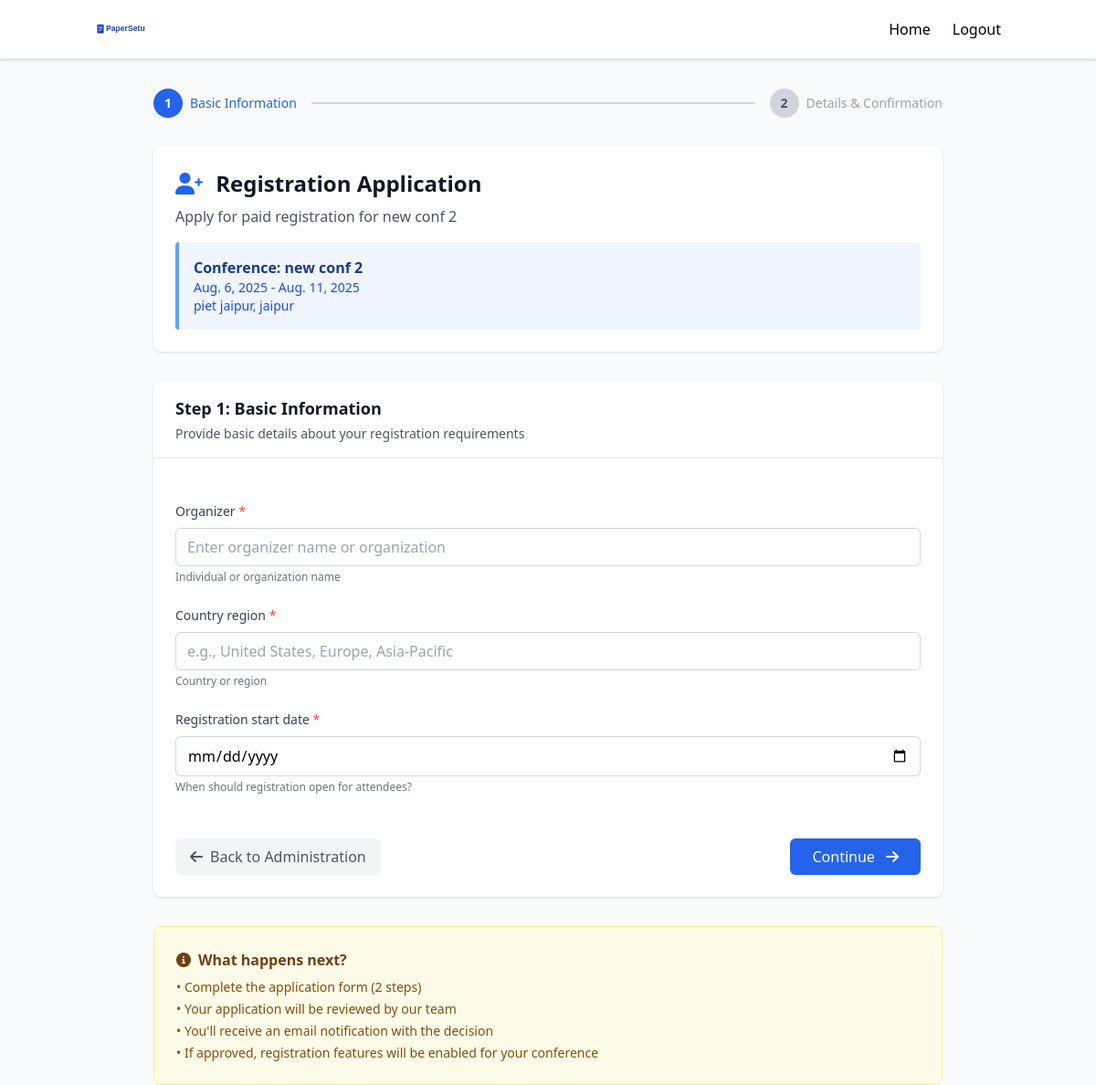
Screenshot of /dashboard/conference/8/registration/apply/step1/ (signed in) with the database file from the repository.
### conference/models.py (models this page shows, shortened)
class Conference(models.Model):
    name = models.CharField(max_length=255)
    acronym = models.CharField(max_length=50, blank=True)
    web_page = models.URLField(blank=True)
    venue = models.CharField(max_length=255, blank=True)
    city = models.CharField(max_length=100, blank=True)
    country = models.CharField(max_length=100, blank=True)
    estimated_submissions = models.IntegerField(null=True, blank=True)
    start_date = models.DateField()
    end_date = models.DateField()
    primary_area = models.CharField(max_length=50, choices=AREA_CHOICES, default='AI')
    secondary_area = models.CharField(max_length=50, choices=AREA_CHOICES, default='AI')
    area_notes = models.TextField(blank=True)
    organizer = models.CharField(max_length=255, blank=True)
    organizer_web_page = models.URLField(blank=True)
    contact_phone = models.CharField(max_length=20, blank=True)
    role = models.CharField(max_length=100, blank=True)
    is_approved = models.BooleanField(default=False)
    requested_by = models.ForeignKey(User, on_delete=models.CASCADE, related_name='requested_conferences', null=True, blank=True)
    description = models.TextField(blank=True)
    chair = models.ForeignKey(User, on_delete=models.CASCADE, related_name='chaired_conferences')
    status = models.CharField(max_length=20, choices=[('upcoming', 'Upcoming'), ('live', 'Live'), ('completed', 'Completed')], default='upcoming')
    invite_link = models.CharField(max_length=255, blank=True)
    created_at = models.DateTimeField(auto_now_add=True)
    paper_submission_deadline = models.DateField(null=True, blank=True)
    paper_format = models.CharField(max_length=10, choices=[('pdf', 'PDF'), ('docx', 'DOCX')], default='pdf')
    contact_email = models.EmailField(blank=True, help_text="Main contact email for the conference")
    registration_fee = models.DecimalField(max_digits=10, decimal_places=2, null=True, blank=True, help_text="Registration fee amount")
    theme_domain = models.CharField(max_length=255, blank=True, help_text="Conference theme or domain")
    blind_review = models.BooleanField(default=True)
    abstract_required = models.BooleanField(default=True)
    multiple_authors_allowed = models.BooleanField(default=True)
    submission_deadline = models.DateTimeField(null=True, blank=True, help_text="Final submission deadline")
    max_paper_length = models.IntegerField(default=10)
    allow_supplementary = models.BooleanField(default=False)
    reviewers_per_paper = models.IntegerField(default=3)
    review_deadline = models.DateTimeField(null=True, blank=True, help_text="Review submission deadline")
    paper_bidding_enabled = models.BooleanField(default=False, help_text="Enable paper bidding for reviewers")
    review_form_enabled = models.BooleanField(default=True)
    confidence_scores_enabled = models.BooleanField(default=True)
    allow_rebuttal_phase = models.BooleanField(default=False, help_text="Enable author rebuttal phase")
    rebuttal_deadline = models.DateTimeField(null=True, blank=True, help_text="Rebuttal submission deadline")
    rebuttal_word_limit = models.IntegerField(default=500, help_text="Word limit for rebuttals")
    decision_deadline = models.DateTimeField(null=True, blank=True, help_text="Final decision deadline")
    camera_ready_deadline = models.DateTimeField(null=True, blank=True, help_text="Camera-ready submission deadline")

### dashboard/views.py (the view)
# urls.py: path('conference/<int:conf_id>/registration/apply/step1/', views.registration_application_step1, name='registration_application_step1'),
@login_required
def registration_application_step1(request, conf_id):
    conference = get_object_or_404(Conference, id=conf_id)
    user = request.user
    if conference.chair != user:
        return render(request, 'dashboard/forbidden.html', {
            'message': 'Only the conference chair can apply for registration.'
        })
    try:
        existing_app = RegistrationApplication.objects.get(conference=conference)
        if existing_app.status == 'approved':
            messages.info(request, 'Registration has already been approved for this conference.')
            return redirect('dashboard:registration_status', conf_id=conf_id)
        elif existing_app.status == 'pending':
            messages.info(request, 'Your registration application is pending review.')
            return redirect('dashboard:registration_status', conf_id=conf_id)
    except RegistrationApplication.DoesNotExist:
        pass
    if request.method == 'POST':
        form = RegistrationApplicationStepOneForm(request.POST)
        if form.is_valid():
            cleaned_data = form.cleaned_data.copy()
            if 'registration_start_date' in cleaned_data:
                cleaned_data['registration_start_date'] = cleaned_data['registration_start_date'].isoformat()
            request.session['registration_step1'] = cleaned_data
            return redirect('dashboard:registration_application_step2', conf_id=conf_id)
    else:
        form = RegistrationApplicationStepOneForm()
    context = {
        'conference': conference,
        'form': form,
        'step': 1,
        'total_steps': 2,
    }
    return render(request, 'dashboard/registration_application_step1.html', context)

### conference/forms.py
class RegistrationApplicationStepOneForm(forms.ModelForm):
    registration_start_date = forms.DateField(
        widget=forms.DateInput(attrs={'type': 'date'}),
        help_text="When should registration open for attendees?"
    )
    class Meta:
        model = RegistrationApplication
        fields = ['organizer', 'country_region', 'registration_start_date']
        widgets = {
            'organizer': forms.TextInput(attrs={
                'placeholder': 'Enter organizer name or organization',
                'class': 'w-full px-3 py-2 border border-gray-300 rounded-md focus:outline-none focus:ring-2 focus:ring-blue-500'
            }),
            'country_region': forms.TextInput(attrs={
                'placeholder': 'e.g., United States, Europe, Asia-Pacific',
                'class': 'w-full px-3 py-2 border border-gray-300 rounded-md focus:outline-none focus:ring-2 focus:ring-blue-500'
            }),
        }

### templates/dashboard/registration_application_step1.html (shortened to what this page needs)
<!DOCTYPE html>
<html lang="en">
<head>
    <script src="https://cdn.tailwindcss.com"></script>
    <link rel="stylesheet" href="https://cdnjs.cloudflare.com/ajax/libs/font-awesome/6.0.0/css/all.min.css">
</head>
<body class="bg-gray-50 min-h-screen">
    <nav class="bg-white shadow mb-8 border-b border-gray-200">
        <div class="container mx-auto px-4 py-4 flex justify-between items-center">
            <div class="text-2xl font-bold text-blue-700">
                <svg class="w-24 h-auto mr-2 inline" viewBox="0 0 200 50" xmlns="http://www.w3.org/2000/svg">
                    <text x="25" y="25" font-family="Arial, sans-serif" font-size="18" font-weight="bold" fill="#1e40af">PaperSetu</text>
                </svg>
            </div>
            <ul class="flex space-x-6">
                <li><a href="/home/" class="hover:text-blue-600">Home</a></li>
                <li><a href="/accounts/logout/">Logout</a></li>
            </ul>
        </div>
    </nav>
    <main class="container mx-auto px-4 max-w-4xl">
        <div class="mb-8">
            <div class="flex items-center">
                <div class="flex items-center text-blue-600">
                    <div class="rounded-full bg-blue-600 text-white w-8 h-8 flex items-center justify-center text-sm font-semibold">1</div>
                    <span class="ml-2 text-sm font-medium">Basic Information</span>
                </div>
                <div class="flex-1 h-0.5 bg-gray-300 mx-4"></div>
                <div class="flex items-center text-gray-400">
                    <div class="rounded-full bg-gray-300 text-gray-600 w-8 h-8 flex items-center justify-center text-sm font-semibold">2</div>
                    <span class="ml-2 text-sm font-medium">Details & Confirmation</span>
                </div>
            </div>
        </div>
        <div class="bg-white rounded-lg shadow p-6 mb-8">
            <h1 class="text-2xl font-bold text-gray-900 mb-2">
                <i class="fas fa-user-plus text-blue-600 mr-2"></i>
                Registration Application
            </h1>
            <p class="text-gray-600">Apply for paid registration for {{ conference.name }}</p>
            <div class="mt-4 p-4 bg-blue-50 border-l-4 border-blue-400 rounded">
                <h3 class="font-semibold text-blue-900">Conference: {{ conference.name }}</h3>
                <p class="text-blue-700 text-sm">{{ conference.start_date }} - {{ conference.end_date }}</p>
                <p class="text-blue-700 text-sm">{{ conference.venue }}, {{ conference.city }}</p>
            </div>
        </div>
        <div class="bg-white rounded-lg shadow">
            <div class="px-6 py-4 border-b border-gray-200">
                <h2 class="text-lg font-semibold text-gray-900">Step 1: Basic Information</h2>
                <p class="text-sm text-gray-600 mt-1">Provide basic details about your registration requirements</p>
            </div>
            <form method="post" class="p-6 space-y-6">
                <div>
                    <label for="{{ form.organizer.id_for_label }}" class="block text-sm font-medium text-gray-700 mb-2">
                        {{ form.organizer.label }}
                        <span class="text-red-500">*</span>
                    </label>
                    {{ form.organizer }}
                    {% if form.organizer.help_text %}
                        <p class="text-xs text-gray-500 mt-1">{{ form.organizer.help_text }}</p>
                    {% endif %}
                </div>
                <div>
                    <label for="{{ form.country_region.id_for_label }}" class="block text-sm font-medium text-gray-700 mb-2">
                        {{ form.country_region.label }}
                        <span class="text-red-500">*</span>
                    </label>
                    {{ form.country_region }}
                    {% if form.country_region.help_text %}
                        <p class="text-xs text-gray-500 mt-1">{{ form.country_region.help_text }}</p>
                    {% endif %}
                </div>
                <div>
                    <label for="{{ form.registration_start_date.id_for_label }}" class="block text-sm font-medium text-gray-700 mb-2">
                        {{ form.registration_start_date.label }}
                        <span class="text-red-500">*</span>
                    </label>
                    {{ form.registration_start_date }}
                    {% if form.registration_start_date.help_text %}
                        <p class="text-xs text-gray-500 mt-1">{{ form.registration_start_date.help_text }}</p>
                    {% endif %}
                </div>
                <div class="flex justify-between pt-6">
                    <a href="{% url 'dashboard:conference_administration' conference.id %}"
                       class="px-4 py-2 text-gray-600 bg-gray-100 rounded-md hover:bg-gray-200 focus:outline-none focus:ring-2 focus:ring-gray-500">
                        <i class="fas fa-arrow-left mr-2"></i>Back to Administration
                    </a>
                    <button type="submit"
                            class="px-6 py-2 bg-blue-600 text-white rounded-md hover:bg-blue-700 focus:outline-none focus:ring-2 focus:ring-blue-500">
                        Continue <i class="fas fa-arrow-right ml-2"></i>
                    </button>
                </div>
            </form>
        </div>
        <div class="mt-8 bg-yellow-50 border border-yellow-200 rounded-lg p-6">
            <h3 class="font-semibold text-yellow-900 mb-2">
                <i class="fas fa-info-circle mr-2"></i>What happens next?
            </h3>
            <ul class="text-yellow-800 text-sm space-y-1">
                <li>• Complete the application form (2 steps)</li>
                <li>• Your application will be reviewed by our team</li>
                <li>• You'll receive an email notification with the decision</li>
                <li>• If approved, registration features will be enabled for your conference</li>
            </ul>
        </div>
    </main>
</body>
</html>

### rows the page displays
Conference: name "new conf 2", start_date "Aug. 6, 2025", end_date "Aug. 11, 2025", venue "piet jaipur", city "jaipur"
